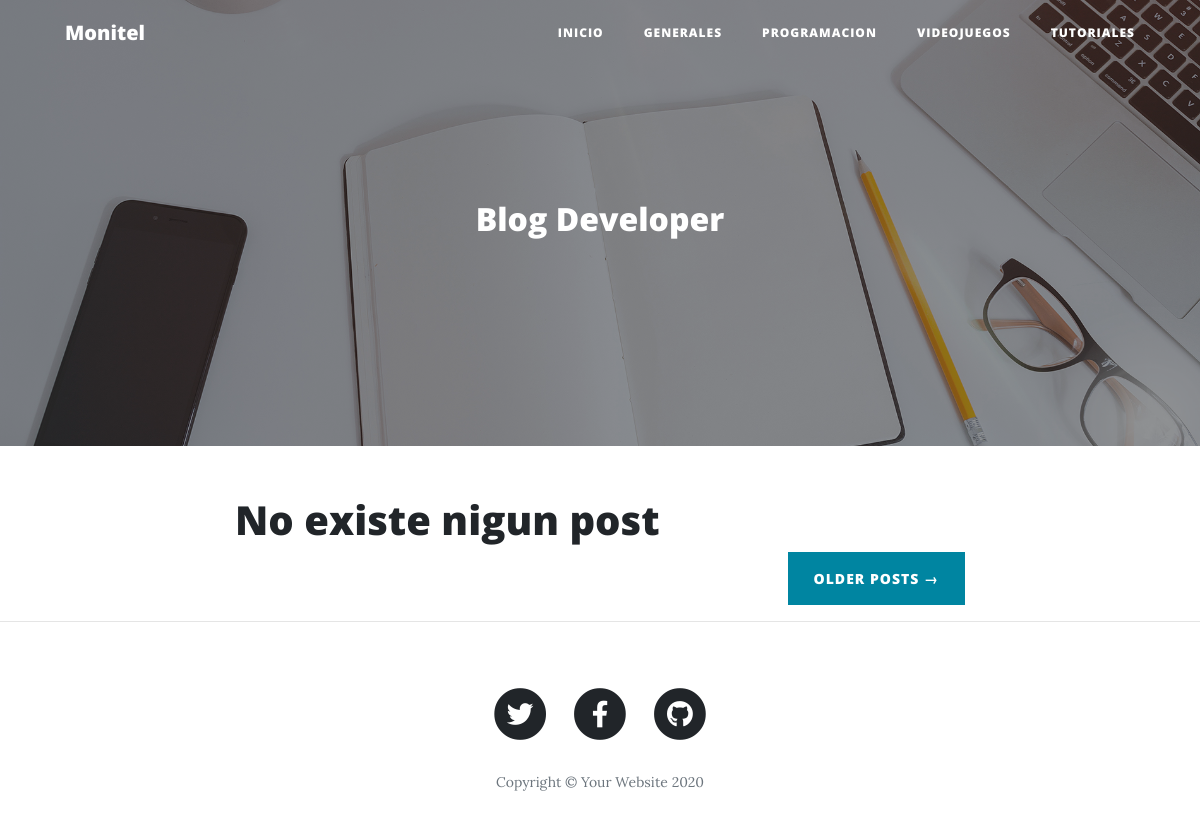
Before: / with the older database file.
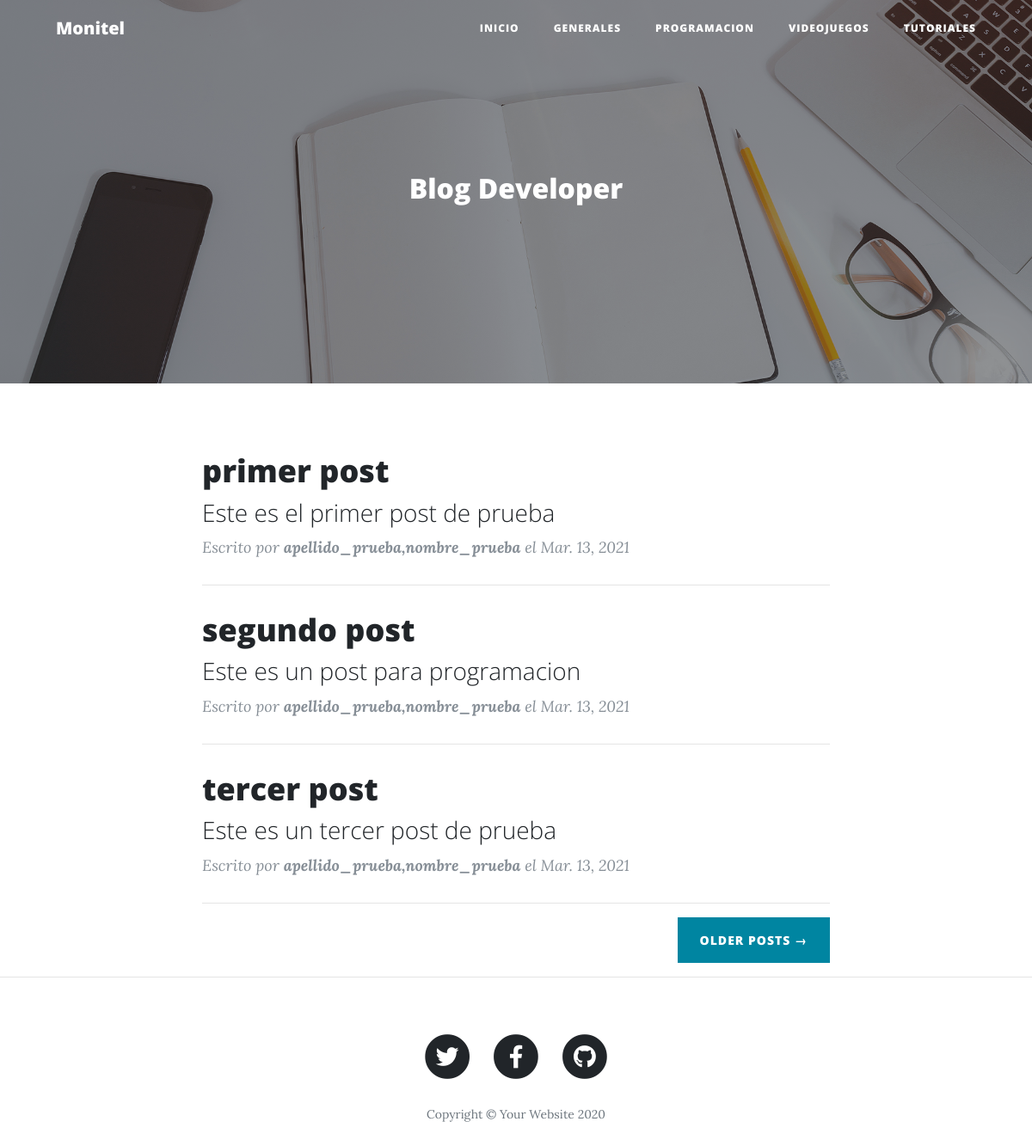
After: the same page with the newer database file.
### blog/models.py (models this page shows, shortened)
class post(models.Model):
    id = models.AutoField(primary_key=True)
    titulo = models.CharField('Titulo',max_length=90,blank=False,null=False)
    slug = models.CharField('Slug',max_length=100,blank=False,null=False)
    descripcion = models.CharField('Descripcion',max_length=110,blank=False,null=False)
    contenido = RichTextField('Contenido')
    imagen = models.URLField(max_length=255,blank=False,null=False)
    autor = models.ForeignKey(autor, on_delete=models.CASCADE)
    categoria = models.ForeignKey(categoria,on_delete=models.CASCADE)
    estado = models.BooleanField('Publicado/No publicado',default=True)
    fecha_creacion = models.DateField('Fecha de creacion',auto_now=False,auto_now_add=True)
    class Meta:
        verbose_name = 'post'
        verbose_name_plural = 'posts'

class autor(models.Model):
    id = models.AutoField(primary_key=True)
    nombres = models.CharField('Nombres de autor',max_length=255,null=False,blank=False)
    apellidos = models.CharField('Apellidos de autor',max_length=255,null=False,blank=False)
    facebook = models.URLField('Facebook',null=True,blank=True)
    twitter = models.URLField('Twitter',null=True,blank=True)
    instagram = models.URLField('Instagram',null=True,blank=True)
    web = models.URLField('Web',null=True,blank=True)
    correo = models.EmailField('Correo Electronico',null=False,blank=False)
    estado = models.BooleanField('Autor Activo/No Activo',default=True)
    fecha_creacion = models.DateField('Fecha de Creacion',auto_now=False,auto_now_add=True)
    class Meta:
        verbose_name = 'autor'
        verbose_name_plural = 'autores'
    def __str__(self):
        return "{0},{1}".format(self.apellidos, self.nombres)

### blog/views.py (the view)
# urls.py: path('',views.home,name ='index'),
def home(request):
    Post = post.objects.filter(estado=True)
    return render(request,'blog/index.html',context={'post':Post})

### blog/templates/blog/index.html (shortened to what this page needs)
{% load staticfiles %}
<!DOCTYPE html>
<html lang="en">
<head>
  <link href="{% static 'vendor/bootstrap/css/bootstrap.min.css' %}" rel="stylesheet">
  <link href="{% static 'vendor/fontawesome-free/css/all.min.css'%}" rel="stylesheet" type="text/css">
  <link href="{% static 'css/clean-blog.min.css'%}" rel="stylesheet">
</head>
<body>
  <nav class="navbar navbar-expand-lg navbar-light fixed-top" id="mainNav">
    <div class="container">
      <a class="navbar-brand" href="{% url 'index' %}">Monitel</a>
      <div class="collapse navbar-collapse" id="navbarResponsive">
        <ul class="navbar-nav ml-auto">
          <li class="nav-item">
            <a class="nav-link" href="{% url 'index'%}">Inicio</a>
          </li>
          <li class="nav-item">
            <a class="nav-link" href="{% url 'generales' %}">Generales</a>
          </li>
          <li class="nav-item">
            <a class="nav-link" href="{% url 'programacion' %}">Programacion</a>
          </li>
          <li class="nav-item">
            <a class="nav-link" href="{% url 'videojuegos' %}">Videojuegos</a>
          </li>
          <li class="nav-item">
            <a class="nav-link" href="{% url 'tutoriales' %}">Tutoriales</a>
          </li>
        </ul>
      </div>
    </div>
  </nav>
  <header class="masthead" style="background-image: url({% block imagen %}{% static 'img/home-bg.jpg'%}{% endblock imagen %})">
    <div class="overlay"></div>
    <div class="container">
      <div class="row">
        <div class="col-lg-8 col-md-10 mx-auto">
          <div class="site-heading">
            <h2>{% block titulo_principal %}Blog Developer{% endblock titulo_principal %}</h2>
          </div>
        </div>
      </div>
    </div>
  </header>
  <div class="container">
    <div class="row">
      <div class="col-lg-8 col-md-10 mx-auto">
        {% if post %}
        {% for posts in post%}
          <div class="post-preview">
            <a href="post.html">
              <h2 class="post-title">
                {{posts.titulo}}
              </h2>
              <h3 class="post-subtitle">
                {{posts.descripcion}}
              </h3>
            </a>
            <p class="post-meta">Escrito por
              <strong>{{posts.autor}}</strong> el
              {{posts.fecha_creacion}}</p>
          </div>
          <hr>
        {% endfor %}
        {% else %}
          <h1>No existe nigun post</h1>
        {% endif %}
        <div class="clearfix">
          <a class="btn btn-primary float-right" href="#">Older Posts &rarr;</a>
        </div>
      </div>
    </div>
  </div>
  <hr>
  <footer>
    <div class="container">
      <div class="row">
        <div class="col-lg-8 col-md-10 mx-auto">
          <ul class="list-inline text-center">
            <li class="list-inline-item">
              <a href="#">
                <span class="fa-stack fa-lg">
                  <i class="fas fa-circle fa-stack-2x"></i>
                  <i class="fab fa-twitter fa-stack-1x fa-inverse"></i>
                </span>
              </a>
            </li>
            <li class="list-inline-item">
              <a href="#">
                <span class="fa-stack fa-lg">
                  <i class="fas fa-circle fa-stack-2x"></i>
                  <i class="fab fa-facebook-f fa-stack-1x fa-inverse"></i>
                </span>
              </a>
            </li>
            <li class="list-inline-item">
              <a href="#">
                <span class="fa-stack fa-lg">
                  <i class="fas fa-circle fa-stack-2x"></i>
                  <i class="fab fa-github fa-stack-1x fa-inverse"></i>
                </span>
              </a>
            </li>
          </ul>
          <p class="copyright text-muted">Copyright &copy; Your Website 2020</p>
        </div>
      </div>
    </div>
  </footer>
</body>
</html>

Changed rows visible on the page:
added post: titulo "primer post", descripcion "Este es el primer post de prueba", autor "apellido_prueba,nombre_prueba", fecha_creacion "Mar. 13, 2021"
added post: titulo "segundo post", descripcion "Este es un post para programacion", autor "apellido_prueba,nombre_prueba", fecha_creacion "Mar. 13, 2021"
added post: titulo "tercer post", descripcion "Este es un tercer post de prueba", autor "apellido_prueba,nombre_prueba", fecha_creacion "Mar. 13, 2021"
Other visible differences:
text no longer shown: "No existe nigun post"
